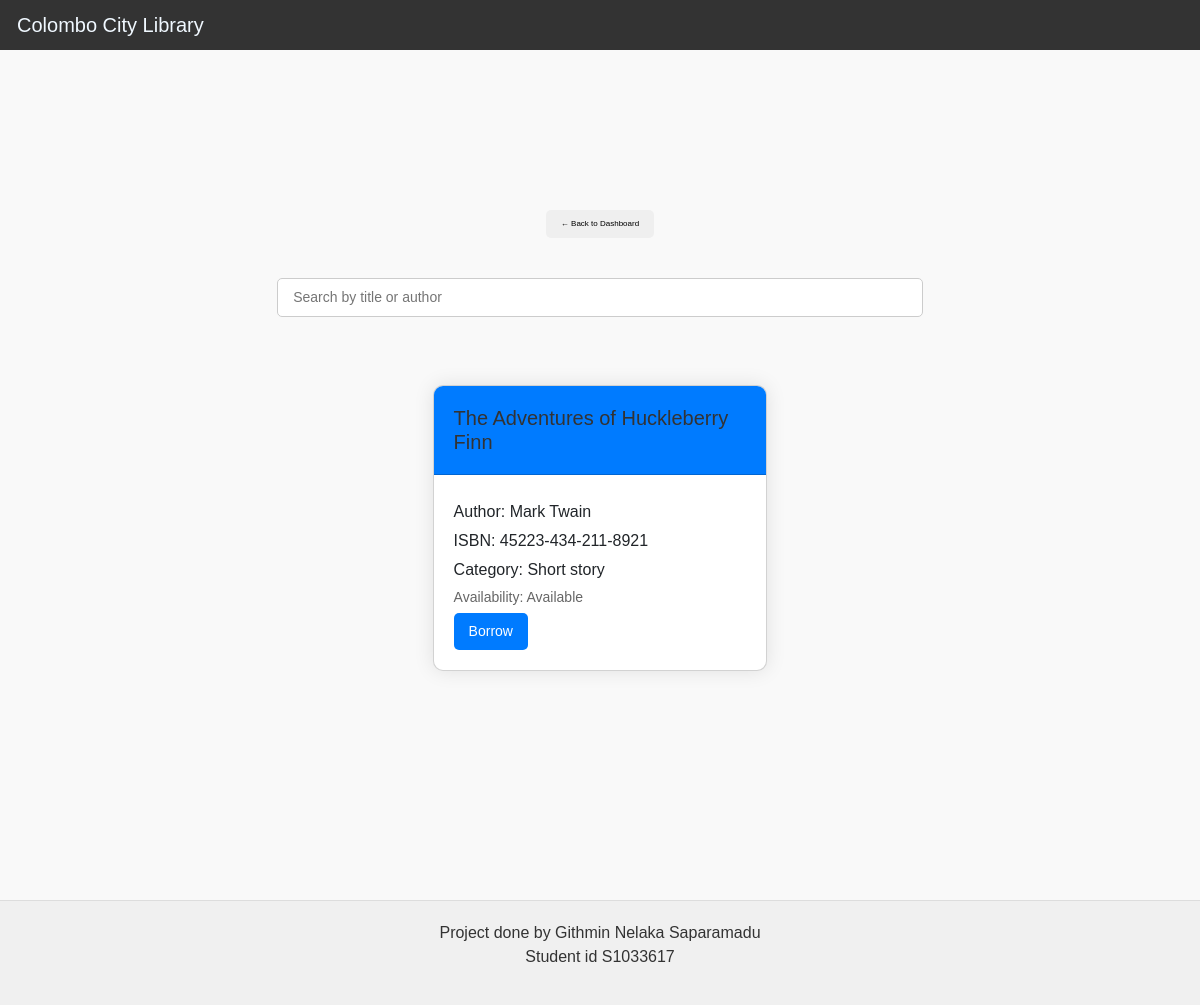
The app's page /catalog/, older data.
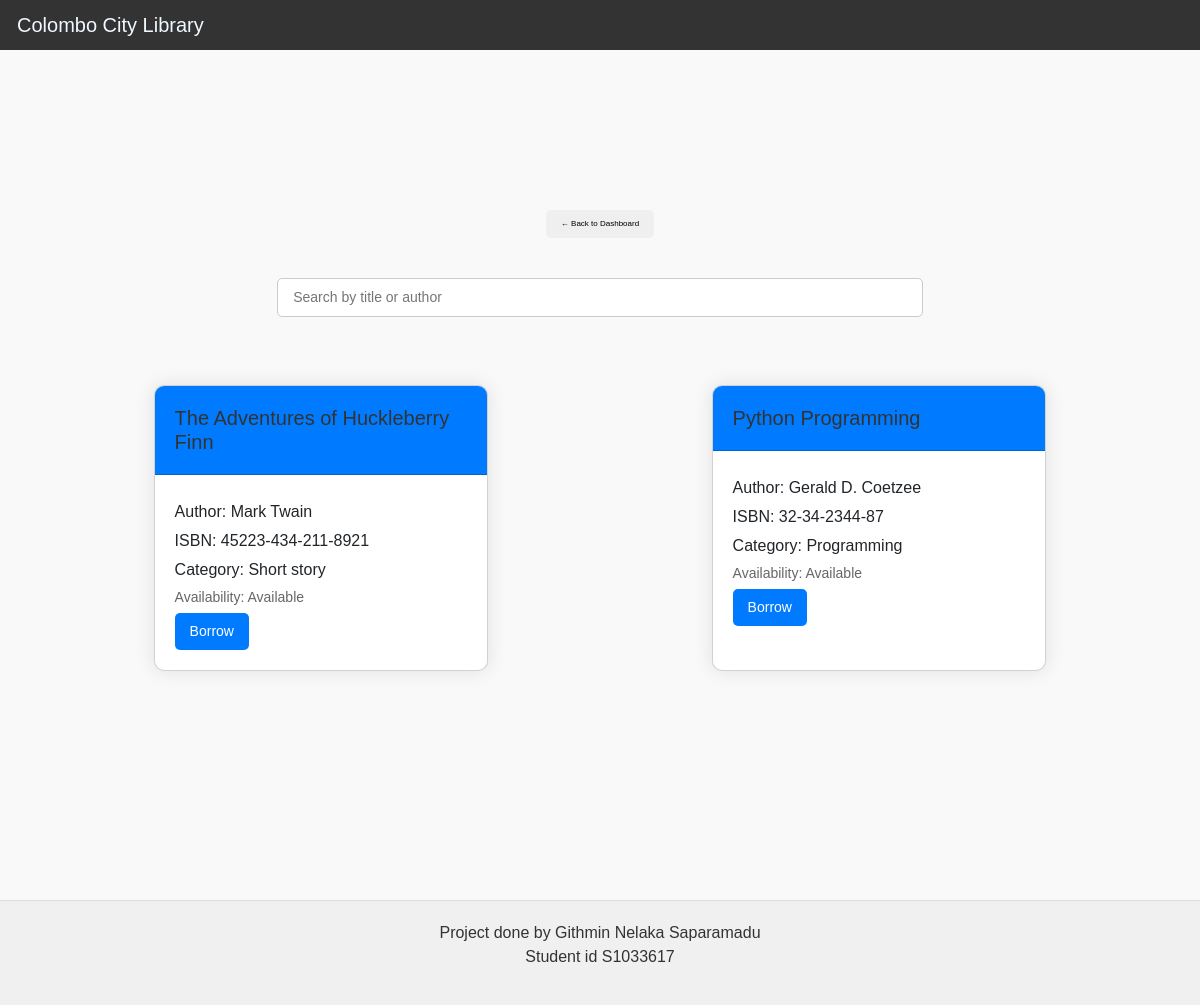
The same page, newer data.
### library/models.py (models this page shows)
class Book(models.Model):
    title = models.CharField(max_length=100)
    author = models.CharField(max_length=100)
    isbn = models.CharField(max_length=13)
    category = models.CharField(max_length=50)
    is_available = models.BooleanField(default=True)

### library/views.py (the view)
# urls.py: path('catalog/', views.catalog, name='catalog'),
def catalog(request):
    books = Book.objects.filter(is_available=True)
    return render(request, 'catalog.html', {'books': books})

### templates/catalog.html (shortened to what this page needs)
{% extends 'navbar.html' %}
{% block content %}
    <div class="container">
        <button class="back-btn" onclick="window.history.back()">
            &larr; Back to Dashboard
        </button>
        <div class="search-container">
            <input type="text" id="searchInput" class="search-input" placeholder="Search by title or author">
        </div>
        <div class="card-container mt-5">
            {% for book in books %}
                <div class="card" data-title="{{ book.title|lower }}" data-author="{{ book.author|lower }}">
                    <div class="card-header">
                        <h3 class="card-title">{{ book.title }}</h3>
                    </div>
                    <div class="card-body">
                        <p>Author: {{ book.author }}</p>
                        <p>ISBN: {{ book.isbn }}</p>
                        <p>Category: {{ book.category }}</p>
                        {% if book.is_available %}
                            <p class="availability">Availability: Available</p>
                            <form method="post" action="{% url 'borrow_book' %}">
                                <button type="submit" class="btn">Borrow</button>
                            </form>
                        {% else %}
                            <p class="availability">Availability: Not Available</p>
                        {% endif %}
                    </div>
                </div>
            {% endfor %}
        </div>
    </div>
    <div class="footer">
        <p>Project done by Githmin Nelaka Saparamadu<br>Student id S1033617</p>
    </div>
{% endblock %}

### templates/navbar.html (shortened to what this page needs)
{% load static %}
<!DOCTYPE html>
<html lang="en">
<head>
    <link rel="stylesheet" href="https://cdnjs.cloudflare.com/ajax/libs/twitter-bootstrap/5.3.0/css/bootstrap.min.css">
</head>
<body>
    <nav class="navbar">
        <div class="container-fluid">
            <a class="navbar-brand" style="color: aliceblue " href="#">Colombo City Library</a>
        </div>
    </nav>
    <div class="content">
        {% block content %}
        {% endblock %}
    </div>
</body>
</html>

### templates/navbar.html (style rules this page uses)
body, html { margin: 0; padding: 0; font-family: Arial, sans-serif; background-image: url('../library/static/librarybg.jpg'); }
.navbar { background-color: #333; color: white; padding: 5px; text-align: left; }

### templates/catalog.html (style rules this page uses)
body { background-color: #f9f9f9; font-family: 'Poppins', sans-serif; color: #333; margin: 0; padding: 0; }
.container { display: flex; justify-content: center; align-items: center; min-height: 100vh; flex-direction: column; }
.search-container { margin-top: 20px; text-align: center; width: 100%; padding: 20px; box-sizing: border-box; top: 0; }
.search-input { padding: 8px 15px; border-radius: 5px; border: 1px solid #ccc; width: 60%; font-size: 14px; }
.card-container { width: 100%; display: flex; flex-wrap: wrap; justify-content: space-around; }
.card { width: 30%; margin-bottom: 20px; border-radius: 10px; box-shadow: 0 0 20px rgba(0, 0, 0, 0.1); background-color: #fff; overflow: hidden; transition: transform 0.3s; display: none; }
.card-header { padding: 20px; background-color: #007bff; color: #fff; border-top-left-radius: 10px; border-top-right-radius: 10px; }
.card-title { margin: 0; font-size: 20px; color: #333; }
.card-body { padding: 20px; }
.btn { display: inline-block; padding: 8px 15px; border-radius: 5px; font-size: 14px; background-color: #007bff; color: #fff; border: none; cursor: pointer; transition: background-color 0.3s; }
.back-btn { display: inline-block; padding: 8px 15px; border-radius: 5px; font-size: 8px; color: #000000; border: none; cursor: pointer; transition: background-color 0.4s; }
.availability { margin-top: 10px; font-size: 14px; color: #666; }
.card p { margin: 5px 0; }
.footer { text-align: center; margin-top: 50px; padding: 20px 0; background-color: #f0f0f0; border-top: 1px solid #ddd; }

Row changes from the older to the newer data that the page shows:
added Book: title "Python Programming", author "Gerald D. Coetzee", isbn "32-34-2344-87", category "Programming"
